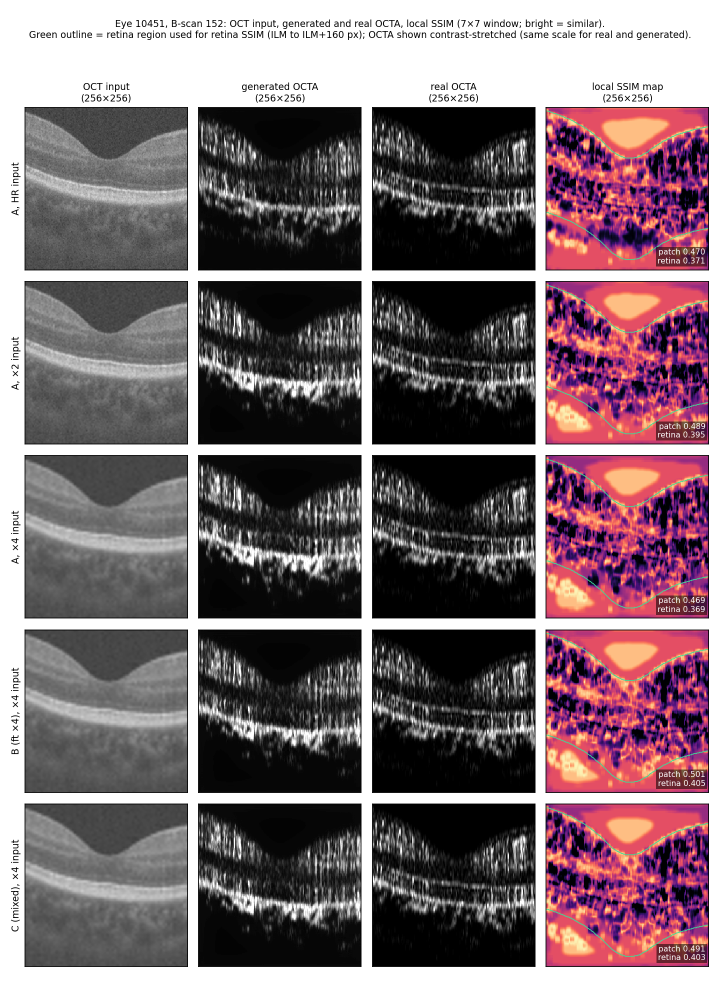
#> input picture figures/bscan152_eye10451.png, 1440 x 1965 px, found by its file name (shown at 1/2 size)
$ python lq_example.py
#> lines starting #> are read from the running program, lines starting #| are printed output that depends on the picture
import numpy as np, matplotlib
matplotlib.use("Agg")
import matplotlib.pyplot as plt
from matplotlib.patches import Rectangle
from PIL import Image
im = np.asarray(Image.open("bscan152_eye10451.png").convert("L"))
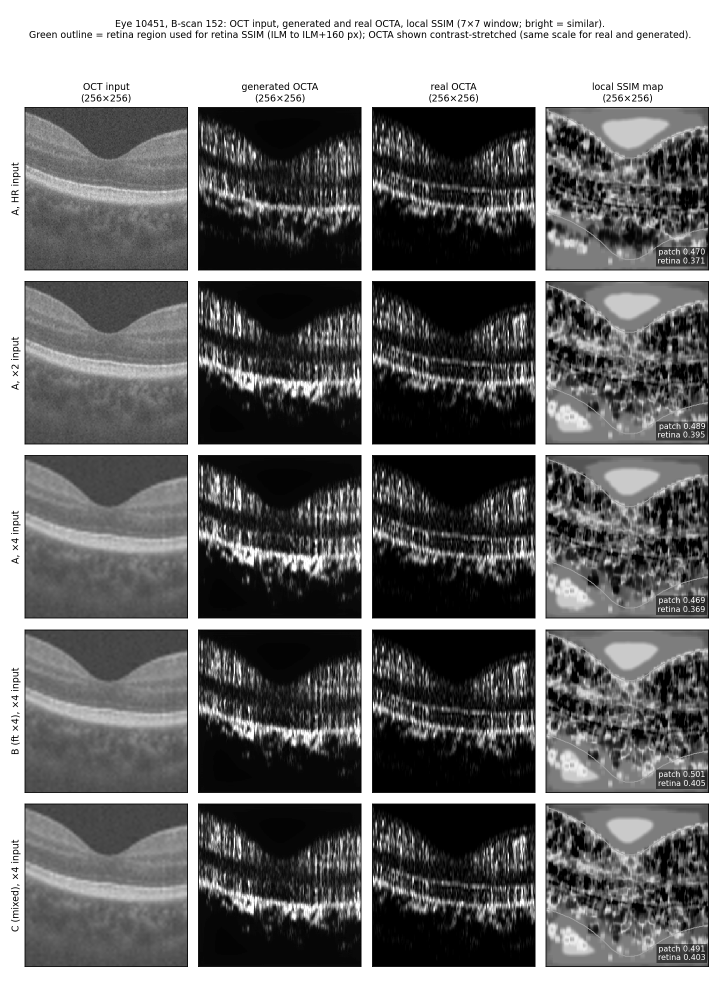
#> im: shape (1965, 1440) (shown at 1/2 size); min 0, max 255, mean 113.8
ys = [(216, 539), (564, 887), (912, 1235)]
tiles = [im[a + 1:b, 52:374] for a, b in ys]
#> tiles = 3 items
T = ["HR (original)", "×2", "×4"]
S = ["(256×256), unchanged", "(256×256) → (128×128) → (256×256)", "(256×256) → (64×64) → (256×256)"]
INK, INK2 = "#1f1f1e", "#5f5e5a"
h, w = tiles[0].shape
#> h = 322; w = 322
zy, zx, zs = int(h * 0.30), int(w * 0.05), int(w * 0.28)   # zoom box: inner retina layers, left side
#> zy = 96; zx = 16; zs = 90
fig, ax = plt.subplots(2, 3, figsize=(10.5, 7.4), dpi=200, gridspec_kw={"height_ratios": [1, 1]})
for j, t in enumerate(tiles):
    ax[0, j].imshow(t, cmap="gray", vmin=0, vmax=255)
    ax[0, j].add_patch(Rectangle((zx, zy), zs, zs, fill=False, ec="#2a78d6", lw=1.6))
    ax[0, j].set_title(f"{T[j]}\n", fontsize=13, fontweight="bold", color=INK, pad=2)
    ax[0, j].text(0.5, 1.015, S[j], transform=ax[0, j].transAxes, ha="center", va="bottom", fontsize=9, color=INK2)
    ax[1, j].imshow(t[zy:zy + zs, zx:zx + zs], cmap="gray", vmin=0, vmax=255, interpolation="nearest")
    for s in ax[1, j].spines.values():
        s.set_edgecolor("#2a78d6"); s.set_linewidth(1.6)
    for a in ax[:, j]:
        a.set_xticks([]); a.set_yticks([])
#> this loop made 3 passes
ax[0, 0].set_ylabel("OCT input patch\n(256×256)", fontsize=11, color=INK)
ax[1, 0].set_ylabel("zoom of blue box", fontsize=11, color=INK)
fig.text(0.5, 0.012, "Eye 10451, B-scan 152. Each OCT patch is shrunk by area averaging, then enlarged back with bicubic "
         "interpolation,\nso the size stays (256×256) but fine detail is lost. Input PSNR vs original: ×2 ≈ 32.6 dB, "
         "×4 ≈ 29.7 dB. The OCTA target is never changed.", ha="center", va="bottom", fontsize=9, color=INK2)
fig.tight_layout(rect=(0, 0.07, 1, 1), h_pad=1.2)
fig.savefig("lq_input_example.png", facecolor="white")
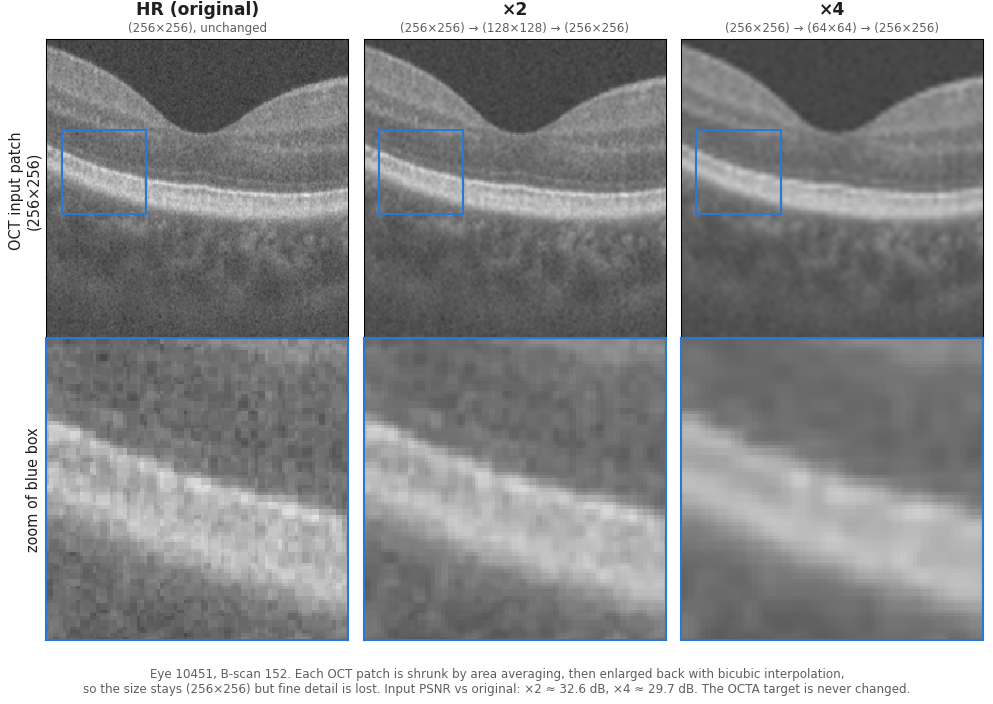
#> figure drawn by matplotlib, 6 panels
print("ok")

$ run again, with figures/case_10454.png copied over figures/bscan152_eye10451.png
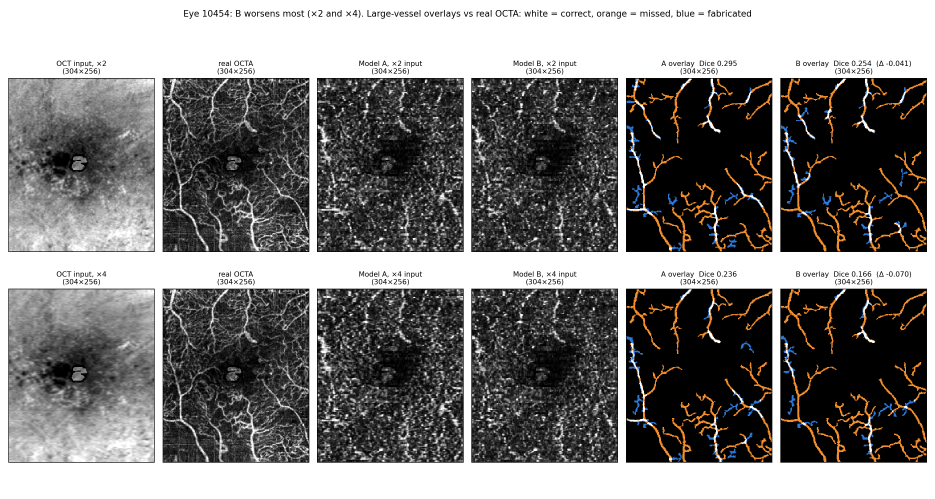
#> input picture figures/case_10454.png, 2805 x 1496 px, found by its file name (shown at 1/3 size)
#> `im = np.asarray(Image.open("bscan152_eye10451.png").convert("L"))`:
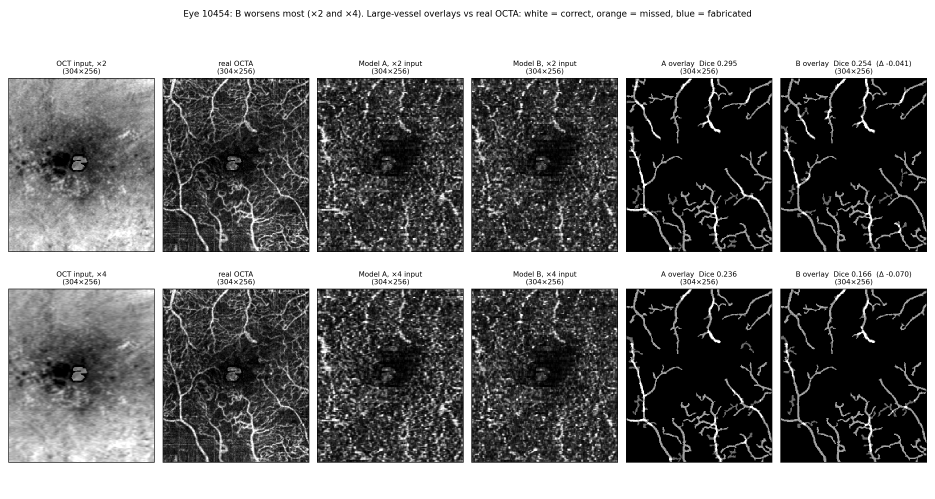
#> im: shape (1496, 2805) (shown at 1/3 size); min 0, max 255, mean 124.3
#> tiles = 3 items
#> the loop `for j, t in enumerate(tiles):` made 3 passes

$ run again, with figures/case_10470.png copied over figures/bscan152_eye10451.png
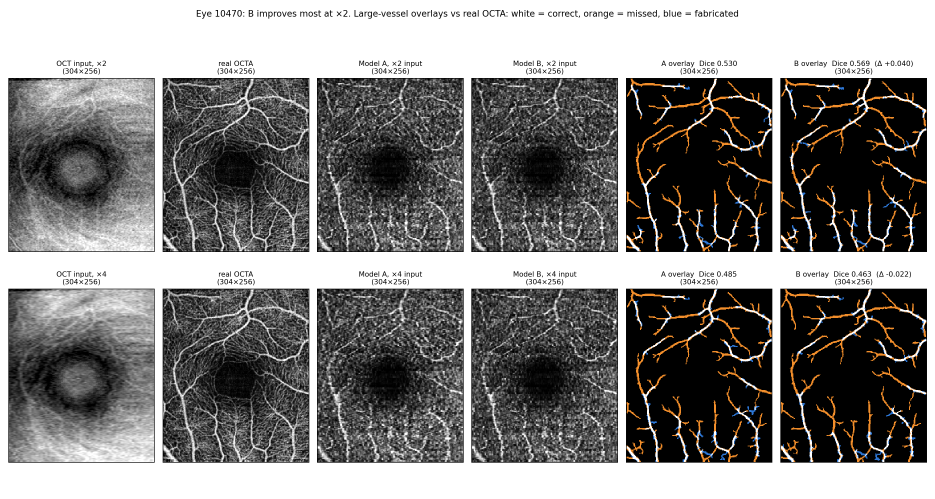
#> input picture figures/case_10470.png, 2805 x 1496 px, found by its file name (shown at 1/3 size)
#> `im = np.asarray(Image.open("bscan152_eye10451.png").convert("L"))`:
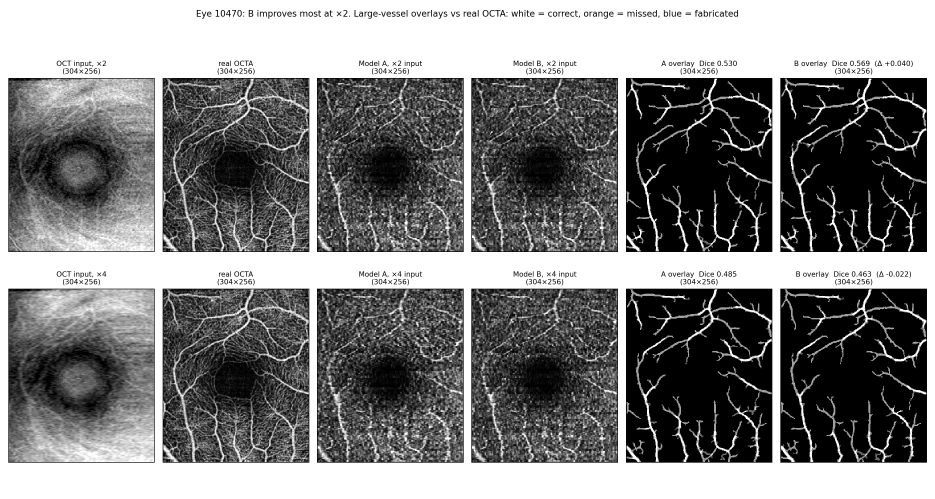
#> im: shape (1496, 2805) (shown at 1/3 size); min 0, max 255, mean 128.3
#> tiles = 3 items
#> the loop `for j, t in enumerate(tiles):` made 3 passes
